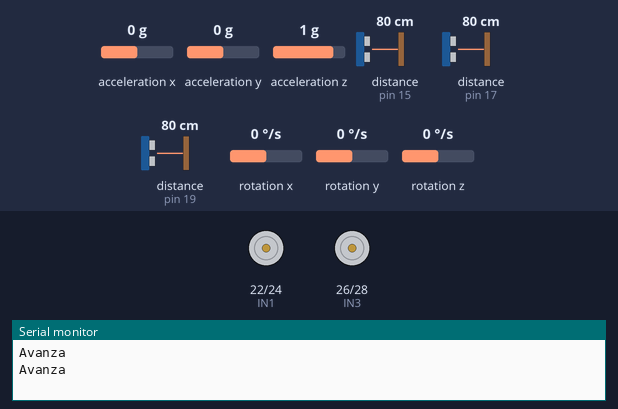
Simulated run of this sketch. Board: Arduino Mega 2560, built with avr-gcc and run on an emulated ATmega2560. Shown: motor-driver pin pairs drawn as motors (green arrow = first pin HIGH = forward, orange = second pin HIGH = backward, longer = more drive, scaled by the enable pin), the last lines printed to the serial monitor. Wiring (inferred from the names in the program): 3 × ultrasonic range finder: trigger pin 14, echo pin 15 / trigger pin 16, echo pin 17 / trigger pin 18, echo pin 19. The inputs (shaded band) are chosen by the test bench; at power-on: rotation z 0 °/s, acceleration x 0 g, acceleration y 0 g, acceleration z 1 g, distance to the obstacle (sensors on pin 15, pin 17, pin 19) 80 cm, rotation x 0 °/s, rotation y 0 °/s. The echo pulse lasts 58.3 µs per cm.

Above: at 2.7 s.
2.8 s: rotation z set to -2 °/s
At 4.8 s:
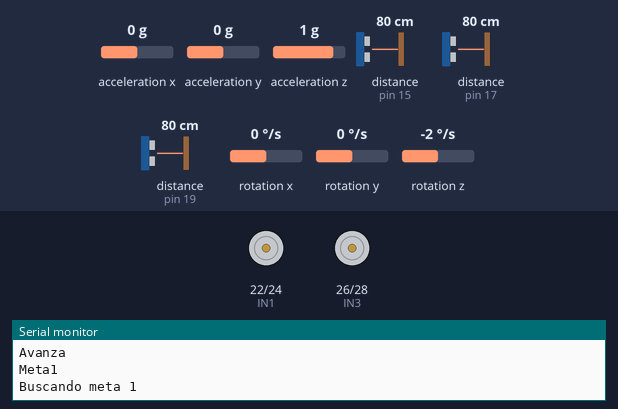
At 9.8 s:
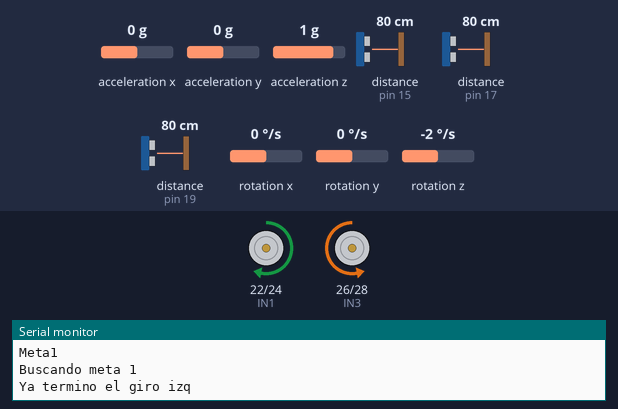
Timing chart, 0 to 11.3 s (numbered marks = the images above; inputs shaded):
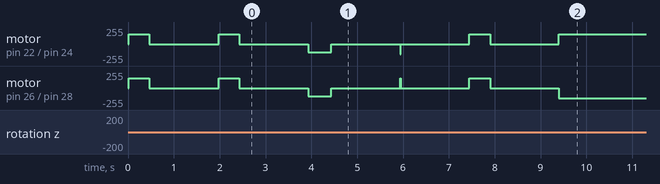

Measured:
- the behaviour switches between 0 and -1 °/s on rotation z (found by bisection; images 0 and 1)

The sketch:

pistaa_dere.ino
```cpp
#include <Wire.h>
#include <LiquidCrystal_I2C.h>
#include <Servo.h>
#include <MPU6050.h>
#include <I2Cdev.h>

// Motores con el puente H
// Se pueden cambiar los pines
const int IN1 = 22;  // Motor A
const int IN2 = 24;  // Motor A
const int IN3 = 26;  // Motor B
const int IN4 = 28;  // Motor B
const int ENA = 2; // PWM
const int ENB = 3; // PWM

// Sensor ultrasonico enfrente
const int trig_frente = 18;
const int echo_frente = 19;
// Sensor ultrasonico izquierdo
const int trig_izq = 16;
const int echo_izq = 17;
// Sensor ultrasonico derecho
const int trig_der = 14;
const int echo_der = 15;


// Servomotores para la pala
Servo servo1;
Servo servo2;

// Giroscopio
MPU6050 sensor;
int ax, ay, az;
int gx, gy, gz;

long tiempo_prev;
float dt;
float ang_z;
float ang_z_prev;
float ang_z_offset = 0.0;
bool calibrado = false;

void setup() {
  // Configurar los pines como salida (puente H)
  pinMode(IN1, OUTPUT);
  pinMode(IN2, OUTPUT);
  pinMode(IN3, OUTPUT);
  pinMode(IN4, OUTPUT);
  pinMode(ENA, OUTPUT);
  pinMode(ENB, OUTPUT);

  // Ultrasonico
  pinMode(trig_frente, OUTPUT);
  pinMode(echo_frente, INPUT);
  pinMode(trig_izq, OUTPUT);
  pinMode(echo_izq, INPUT);
  pinMode(trig_der, OUTPUT);
  pinMode(echo_der, INPUT);

  // Giroscopio
  Serial.begin(9600);
  Wire.begin();
  sensor.initialize();
}

void actualizarAngulo() {
  // Leer las velocidades angulares
  sensor.getRotation(&gx, &gy, &gz);

  dt = (millis() - tiempo_prev) / 1000.0;
  tiempo_prev = millis();

  // Calcular ángulo en Z
  ang_z = ang_z_prev + (gz / 131) * dt;

  // Calibrar la posición inicial en Z
  if (!calibrado) {
    ang_z_offset = ang_z; // Fijar el ángulo inicial
    calibrado = true;
  }

  // Aplicar el offset para que el valor inicial sea cero
  ang_z -= ang_z_offset;
  ang_z_prev = ang_z;
}


// Funciones de movimiento
void avanzar() {
  digitalWrite(IN1, HIGH);  // Motor A hacia adelante
  digitalWrite(IN2, LOW);
  digitalWrite(IN3, HIGH);  // Motor B hacia adelante
  digitalWrite(IN4, LOW);
  analogWrite(ENA, 150);  // Ajustar valores para la velocidad
  analogWrite(ENB, 150);
  delay(450);  // Ajustar la duración
  detener();
}

void avanzar_media() {
  digitalWrite(IN1, HIGH);  // Motor A hacia adelante
  digitalWrite(IN2, LOW);
  digitalWrite(IN3, HIGH);  // Motor B hacia adelante
  digitalWrite(IN4, LOW);
  analogWrite(ENA, 150);  // Ajustar valores para la velocidad
  analogWrite(ENB, 150);
  delay(200);  // Ajustar la duración
  detener();
}

void retroceder() {
  digitalWrite(IN1, LOW);   // Motor A hacia atrás
  digitalWrite(IN2, HIGH);
  digitalWrite(IN3, LOW);   // Motor B hacia atrás
  digitalWrite(IN4, HIGH);
  analogWrite(ENA, 120);  // Ajustar valores para la velocidad
  analogWrite(ENB, 120);
  delay(500);
  detener();
}

void girarDerecha(float grados) {
  actualizarAngulo();  // Actualizar el ángulo inicial
  float angulo_inicio = ang_z;

  // Mover el motor hasta alcanzar el ángulo deseado
  while ((angulo_inicio - ang_z) < grados) {
    digitalWrite(IN1, HIGH);
    digitalWrite(IN2, LOW);
    digitalWrite(IN3, LOW);
    digitalWrite(IN4, HIGH);
    analogWrite(ENA, 150);
    analogWrite(ENB, 150);

    actualizarAngulo();
  }
  Serial.println("Ya termino el giro der");
  detener();
}

void girarIzquierda(float grados) {
  actualizarAngulo();  // Actualizar el ángulo inicial
  float angulo_inicio = ang_z;

  // Mover el motor hasta alcanzar el ángulo deseado
  while ((ang_z - angulo_inicio) < grados) {
    digitalWrite(IN1, LOW);
    digitalWrite(IN2, HIGH);
    digitalWrite(IN3, HIGH);
    digitalWrite(IN4, LOW);
    analogWrite(ENA, 150);
    analogWrite(ENB, 150);
    actualizarAngulo();
  }
  Serial.println("Ya termino el giro izq");
  detener();
}

void detener() {
  digitalWrite(IN1, LOW);   // Detener ambos motores
  digitalWrite(IN2, LOW);
  digitalWrite(IN3, LOW);
  digitalWrite(IN4, LOW);
}

void giro180() {
  actualizarAngulo();  // Actualizar el ángulo inicial
  float angulo_inicio = ang_z;
  // Calcular el nuevo ángulo deseado
  float angulo_deseado = angulo_inicio + 170;
  // Normalizar el ángulo deseado si supera 360 grados
  if (angulo_deseado >= 360) {
    angulo_deseado -= 360;
  }
  // Girar a la derecha
  while (ang_z < angulo_deseado) {
    digitalWrite(IN1, HIGH);
    digitalWrite(IN2, LOW);
    digitalWrite(IN3, HIGH);
    digitalWrite(IN4, LOW);
    analogWrite(ENA, 150);
    analogWrite(ENB, 150);

    actualizarAngulo();
    //Serial.print("Giro a la derecha. Angulo Z: ");
    //Serial.println(ang_z);
  }
  detener();
}

bool paredFrente () { // Si hay pared a menos de 15 o a 15 cm regresa true
  int distanciaUmbralFrente = 15;
  long duracion;
  long distancia;
  // Pulso ultrasónico
  digitalWrite(trig_frente, LOW);
  delayMicroseconds(2);
  digitalWrite(trig_frente,HIGH);
  delayMicroseconds(10);
  digitalWrite(trig_frente, LOW);

  // Tiempo del echo
  duracion = pulseIn(echo_frente, HIGH);
  // Calcula distancia
  distancia = duracion * 0.0343 / 2;
  // Comprobar si la distancia es menor o igual al umbral
  return (distancia <= distanciaUmbralFrente);
}

bool paredIzquierda (){
  int distanciaUmbralIzq = 15;
  long duracion;
  long distancia;
  // Pulso ultrasónico
  digitalWrite(trig_izq, LOW);
  delayMicroseconds(2);
  digitalWrite(trig_izq,HIGH);
  delayMicroseconds(10);
  digitalWrite(trig_izq, LOW);

  // Tiempo del echo
  duracion = pulseIn(echo_izq, HIGH);
  // Calcula distancia
  distancia = duracion * 0.0343 / 2;
  // Comprobar si la distancia es menor o igual al umbral
  return (distancia <= distanciaUmbralIzq);
}

bool paredDerecha (){
  long duracion;
  long distancia;
  int distanciaUmbralDer = 15;
  // Pulso ultrasónico
  digitalWrite(trig_der, LOW);
  delayMicroseconds(2);
  digitalWrite(trig_der,HIGH);
  delayMicroseconds(10);
  digitalWrite(trig_der, LOW);

  // Tiempo del echo
  duracion = pulseIn(echo_der, HIGH);
  // Calcula distancia
  distancia = duracion * 0.0343 / 2;
  // Comprobar si la distancia es menor o igual al umbral
  return (distancia <= distanciaUmbralDer);
}

void agarrarPelota(){
  servo1.write(180);
  servo2.write(180);
  delay(1000);
  while(true);
}

void loopPistaA(){
  bool casillaPelota = false;
  bool paredFre = paredFrente();
  bool paredIzq = paredIzquierda();
  bool paredDer = paredDerecha();
  int casillaEntrada = 0;
  while(casillaPelota == false){
    avanzar();
    Serial.println("Avanza");
    delay(1500);
    paredFre = paredFrente();
    paredIzq = paredIzquierda();
    paredDer = paredDerecha();
    if(paredFre == false){
      avanzar();
      Serial.println("Avanza");
      delay(1500);
      Serial.println("Meta1");
      casillaEntrada = 1;
      casillaPelota = true;
    }
      else{
        girarDerecha(73);
        delay(1500);
        avanzar();
        Serial.println("Avanzar");
        delay(1500);
        girarIzquierda(73);
        delay(1500);
        avanzar();
        if (paredIzq == false){
          girarIzquierda(73);
          Serial.println("Girar");
          delay(1500);
          avanzar();
          Serial.println("Avanzar");
          delay(1500);
          //agarrarPelota();
          casillaEntrada = 4;
          casillaPelota = true;
        }
        else {
          avanzar();
          delay(1500);
          girarIzquierda(73);
          delay(1500);
          avanzar();
          delay(1500);
          if(paredIzq == false){
            girarIzquierda(73);
            delay(1500);
            avanzar();
            delay(1500);
            //agarrarPelota();
            casillaEntrada = 3;
            casillaPelota = true;
          }
        else{
          avanzar();
          delay(1500);
          girarIzquierda(73);
          delay(1500);
          avanzar();
          Serial.println("Avanzar");
          delay(1500);
          if (paredIzq == false){
            girarIzquierda(73);
            delay(1500);
            avanzar();
            delay(1500);
            //agarrarPelota();
            casillaEntrada = 2;
            casillaPelota = true;
          }
        }
      }
    }
  }

  if(casillaEntrada == 1){
    Serial.println("Buscando meta 1");
    retroceder();
    delay(1500);
    girarIzquierda(73);
    delay(1500);
    avanzar();
    delay(1500);
    girarDerecha(73);
    delay(1500);
    avanzar(); // hacer funcion de avanzar dos casillas
    delay(1500);
    avanzar();
    delay(1500);
    girarDerecha(73);
    delay(1500);
    avanzar();
    delay(1500);
    girarIzquierda(73);
    delay(1500);
  }
  else if(casillaEntrada == 2){
     Serial.println("Buscando meta 2");
    retroceder();
    delay(1500);
    girarIzquierda(73);
    delay(1500);
    avanzar();
    delay(1500);
    girarDerecha(73);
    delay(1500);
    avanzar();
    delay(1500);
    girarIzquierda(73);
    delay(1500);
  }
  else if(casillaEntrada == 3){
    Serial.println("Buscando meta 3");
    retroceder();
    delay(1500);
    retroceder();
    delay(1500);
  }
  else if(casillaEntrada == 4){
    Serial.println("Buscando meta 4");
    retroceder();
    delay(1500);
    girarDerecha(73);
    delay(1500);
    avanzar();
    delay(1500);
    girarIzquierda(73);
    delay(1500);
    avanzar();
    delay(1500);
    girarDerecha(73);
    delay(1500);
  }

}

void loop() {
  loopPistaA();
}
```
